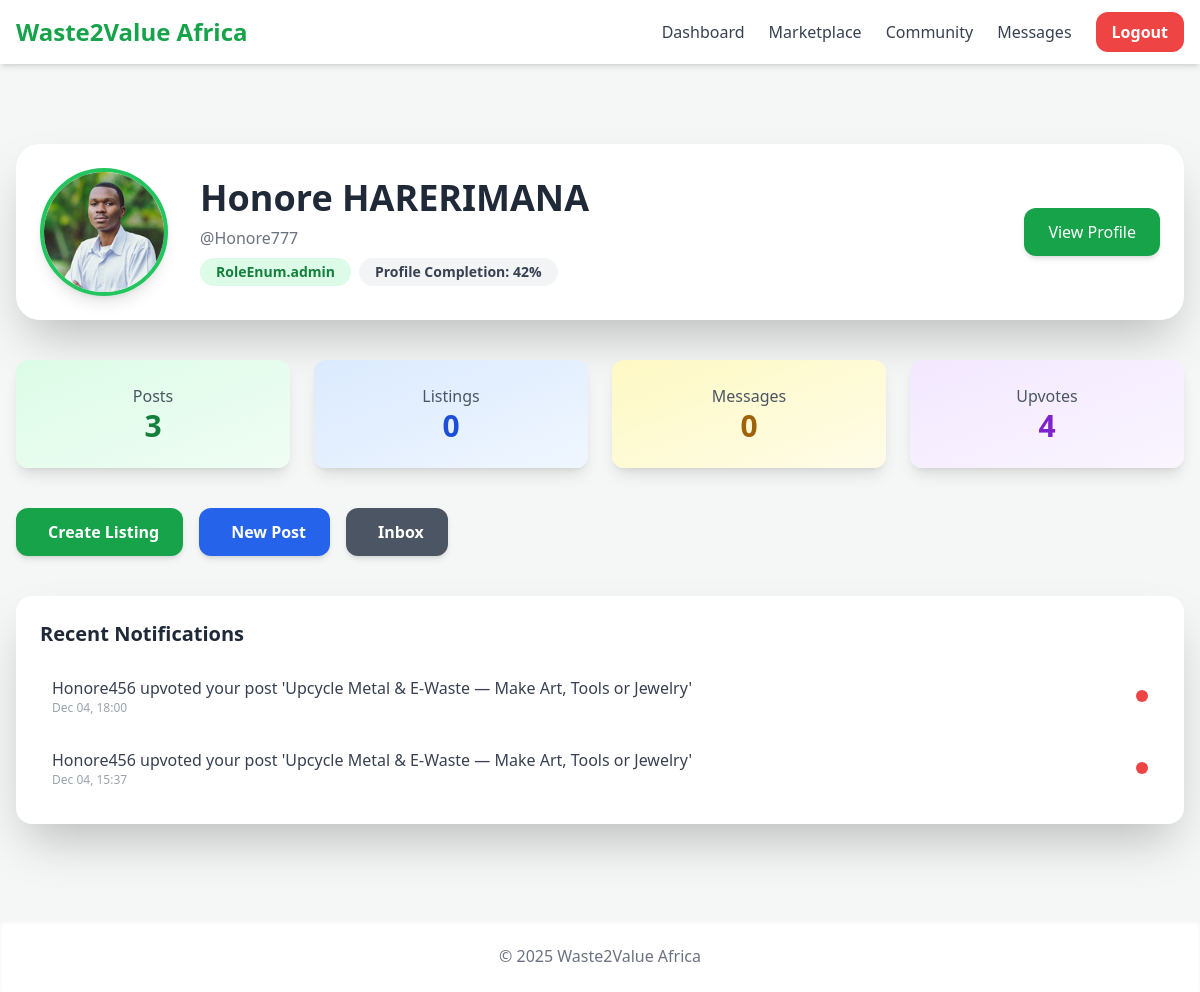
The app's page /dashboard (signed in) with its own data.
### models.py (models this page shows, shortened)
class TimestampMixin:
    created_at = db.Column(db.DateTime, default=datetime.utcnow, index=True)
    updated_at = db.Column(db.DateTime, default=datetime.utcnow, onupdate=datetime.utcnow)

class SoftDeleteMixin:
    is_deleted = db.Column(db.Boolean, default=False, index=True)

class User(db.Model, UserMixin, TimestampMixin, SoftDeleteMixin):
    __tablename__ = "users"
    id = db.Column(db.Integer, primary_key=True)
    username = db.Column(db.String(80), nullable=False, unique=True, index=True)
    email = db.Column(db.String(255), nullable=False, unique=True, index=True)
    _password = db.Column("password", db.String(255), nullable=False)
    role = db.Column(db.Enum(RoleEnum), nullable=False, default=RoleEnum.consumer, index=True)
    is_verified = db.Column(db.Boolean, default=False, index=True)
    full_name = db.Column(db.String(120), nullable=True)
    bio = db.Column(db.Text, nullable=True)
    location = db.Column(db.String(150), nullable=True, index=True)
    avatar_url = db.Column(db.String(512), nullable=True, default="/static/images/default-avatar.png")
    twitter = db.Column(db.String(255), nullable=True)
    instagram = db.Column(db.String(255), nullable=True)
    github = db.Column(db.String(255), nullable=True)
    last_seen = db.Column(db.DateTime, default=datetime.utcnow)
    avatar_url_filename = db.Column(db.String(255), nullable=True)
    updated_at = db.Column(db.DateTime, nullable=True)
    listings = db.relationship(
        "Listing",
        back_populates="owner",
        lazy="dynamic",
        cascade="all, delete-orphan"
    )
    posts = db.relationship(
        "Post",
        back_populates="author",
        lazy="dynamic",
        cascade="all, delete-orphan"
    )
    comments = db.relationship("Comment", back_populates="author", lazy="dynamic", cascade="all, delete-orphan")
    post_upvotes = db.relationship("PostUpvote", back_populates="user", lazy="dynamic", cascade="all, delete-orphan")
    notifications = db.relationship("Notification", back_populates="user", lazy="dynamic", cascade="all, delete-orphan")
    sent_messages = db.relationship("Message", back_populates="sender", lazy="dynamic", cascade="all, delete-orphan")
    conversations = db.relationship(
        "Conversation",
        secondary="conversation_participants",
        back_populates="participants",
        lazy="subquery"
    )
    @property
    def total_messages(self):
        return sum(conv.messages.count() if hasattr(conv.messages, 'count') else len(conv.messages) for conv in self.conversations)
    @property
    def total_upvotes_received(self):
        return sum(p.upvotes.count() for p in self.posts)
    @property
    def total_posts(self):
        return self.posts.count()
    @property
    def total_listings(self):
        return self.listings.count()
    @property
    def profile_completion(self):
        fields = [
            self.full_name,
            self.bio,
            self.location,
            self.avatar_url,
            self.twitter,
            self.instagram,
            self.github,
        ]
        filled = sum(
    1 for f in fields
    if f and str(f).strip() != "" and f != "/static/images/default-avatar.png"
)
        total = len(fields)
        return int(filled / total * 100) if total else 0

class Notification(db.Model):
    __tablename__ = "notifications"
    id = db.Column(db.Integer, primary_key=True)
    user_id = db.Column(db.Integer, db.ForeignKey("users.id", ondelete="CASCADE"), nullable=False, index=True)
    message = db.Column(db.String(255), nullable=False)
    link = db.Column(db.String(512), nullable=True)  # Optional link when clicked
    is_read = db.Column(db.Boolean, default=False, nullable=False)
    type = db.Column(db.Enum(NotificationTypeEnum), default=NotificationTypeEnum.info, nullable=False)
    icon = db.Column(db.String(100), nullable=True)  # Optional icon class (FontAwesome / Bootstrap)
    created_at = db.Column(db.DateTime, default=datetime.utcnow, nullable=False, index=True)
    user = db.relationship("User", back_populates="notifications", lazy="joined")

### routes.py (the view)
@dashboard_bp.route('/dashboard', endpoint='main_dashboard')
@login_required
def dashboard():
    user_id = current_user.id
    listings_count = Listing.query.filter_by(owner_id=user_id, is_active=True).count()
    posts_count = Post.query.filter_by(user_id=user_id, is_deleted=False).count()
    upvotes_count = (
        db.session.query(PostUpvote)
        .join(Post, PostUpvote.post_id == Post.id)
        .filter(Post.user_id == user_id)
        .count()
    )
    unread_messages_count = (
        db.session.query(Message)
        .join(Conversation, Message.conversation_id == Conversation.id)
        .join(conversation_participants, conversation_participants.c.conversation_id == Conversation.id)
        .filter(conversation_participants.c.user_id == user_id, Message.is_read == False)
        .count()
    )
    recent_listings = (
        Listing.query.filter_by(owner_id=user_id)
        .order_by(desc(Listing.created_at))
        .limit(3)
        .all()
    )
    recent_posts = (
        Post.query.filter_by(user_id=user_id, is_deleted=False)
        .order_by(desc(Post.created_at))
        .limit(3)
        .all()
    )
    recent_messages = (
        db.session.query(Message)
        .join(Conversation, Message.conversation_id == Conversation.id)
        .join(conversation_participants, conversation_participants.c.conversation_id == Conversation.id)
        .filter(conversation_participants.c.user_id == user_id)
        .order_by(desc(Message.created_at))
        .limit(5)
        .all()
    )
    return render_template(
        "dashboard.html",
        user=current_user,
        listings_count=listings_count,
        posts_count=posts_count,
        upvotes_count=upvotes_count,
        unread_messages_count=unread_messages_count,
        recent_listings=recent_listings,
        recent_posts=recent_posts,
        recent_messages=recent_messages,
    )

### routes_auth.py (called while the page is built)
@login_manager.user_loader
def load_user(user_id):
    return User.query.get(int(user_id))

### templates/dashboard.html (shortened to what this page needs)
{% extends "base.html" %}
{% block content %}
<div class="max-w-7xl mx-auto py-10 space-y-10">
    <div class="bg-white rounded-3xl shadow-2xl p-6 md:flex items-center gap-8 hover:shadow-3xl transition-transform transform hover:-translate-y-1">
        <div class="w-32 h-32 rounded-full overflow-hidden border-4 border-green-500 shadow-lg">
            <img src="{% if current_user.avatar_url_filename %}
                        {{ url_for('static', filename='uploads/avatars/' ~ current_user.avatar_url_filename) }}
                     {% else %}
                        {{ url_for('static', filename='uploads/avatars/default.png') }}
                     {% endif %}"
                 alt="{{ current_user.username }}" class="w-full h-full object-cover">
        </div>
        <div class="flex-1 space-y-2 text-center md:text-left">
            <h2 class="text-4xl font-extrabold text-gray-800">{{ current_user.full_name or current_user.username }}</h2>
            <p class="text-gray-500">@{{ current_user.username }}</p>
            <div class="mt-2 flex flex-wrap gap-2 justify-center md:justify-start">
                <span class="px-4 py-1 bg-green-100 text-green-700 rounded-full font-semibold text-sm">
                    {{ current_user.role }}
                </span>
                <span class="px-4 py-1 bg-gray-100 text-gray-700 rounded-full font-semibold text-sm">
                    Profile Completion: {{ current_user.profile_completion }}%
                </span>
            </div>
        </div>
        <div class="flex justify-center md:justify-end mt-4 md:mt-0">
            <a href="{{ url_for('profile.profile', username=current_user.username) }}"
               class="px-6 py-3 bg-green-600 text-white rounded-xl hover:bg-green-700 shadow-md hover:shadow-lg transition font-medium">
               View Profile
            </a>
        </div>
    </div>
    <div class="grid grid-cols-1 sm:grid-cols-2 md:grid-cols-4 gap-6">
        <div class="bg-gradient-to-br from-green-100 to-green-50 rounded-xl shadow-lg p-6 text-center hover:scale-105 transform transition">
            <p class="text-gray-600 font-medium">Posts</p>
            <p class="text-3xl font-bold text-green-700">{{ current_user.total_posts }}</p>
        </div>
        <div class="bg-gradient-to-br from-blue-100 to-blue-50 rounded-xl shadow-lg p-6 text-center hover:scale-105 transform transition">
            <p class="text-gray-600 font-medium">Listings</p>
            <p class="text-3xl font-bold text-blue-700">{{ current_user.total_listings }}</p>
        </div>
        <div class="bg-gradient-to-br from-yellow-100 to-yellow-50 rounded-xl shadow-lg p-6 text-center hover:scale-105 transform transition">
            <p class="text-gray-600 font-medium">Messages</p>
            <p class="text-3xl font-bold text-yellow-700">{{ current_user.total_messages }}</p>
        </div>
        <div class="bg-gradient-to-br from-purple-100 to-purple-50 rounded-xl shadow-lg p-6 text-center hover:scale-105 transform transition">
            <p class="text-gray-600 font-medium">Upvotes</p>
            <p class="text-3xl font-bold text-purple-700">{{ current_user.total_upvotes_received }}</p>
        </div>
    </div>
    <div class="flex flex-wrap gap-4 justify-center md:justify-start mt-6">
        <a href="{{ url_for('marketplace.create_listing') }}"
           class="px-6 py-3 bg-green-600 text-white rounded-xl hover:bg-green-700 shadow-md hover:shadow-lg transition font-semibold flex items-center gap-2">
             Create Listing
        </a>
        <a href="{{ url_for('community.ask_post') }}"
           class="px-6 py-3 bg-blue-600 text-white rounded-xl hover:bg-blue-700 shadow-md hover:shadow-lg transition font-semibold flex items-center gap-2">
            New Post
        </a>
        <a href="{{ url_for('messaging.conversations') }}"
           class="px-6 py-3 bg-gray-600 text-white rounded-xl hover:bg-gray-700 shadow-md hover:shadow-lg transition font-semibold flex items-center gap-2">
            Inbox
        </a>
    </div>
    <div class="bg-white rounded-2xl shadow-2xl p-6">
        <h3 class="text-xl font-bold text-gray-800 mb-4">Recent Notifications</h3>
        <ul class="space-y-2">
            {% for note in current_user.notifications.order_by(Notification.created_at.desc()).limit(5) %}
            <li class="p-3 rounded-lg hover:bg-gray-100 transition flex justify-between items-center">
                <div>
                    <span class="text-gray-700 font-medium">{{ note.message }}</span>
                    <p class="text-xs text-gray-400">{{ note.created_at.strftime("%b %d, %H:%M") }}</p>
                </div>
                {% if not note.is_read %}
                <span class="w-3 h-3 bg-red-500 rounded-full"></span>
                {% endif %}
            </li>
            {% else %}
            <li class="text-gray-500">No recent notifications</li>
            {% endfor %}
        </ul>
    </div>
</div>
{% endblock %}

### templates/base.html (style rules this page uses)
body { background-color: #f4f7f6; }

### records on screen
User: avatar_url_filename (picture), full_name "Honore HARERIMANA", username "Honore777", role "RoleEnum.admin", profile_completion "42"
Notification: message "Honore456 upvoted your post 'Upcycle Metal & E‑Waste — Make Art, Tools or Jewelry'", created_at "Dec 04, 18:00", is_read False (drawn)
Notification: message "Honore456 upvoted your post 'Upcycle Metal & E‑Waste — Make Art, Tools or Jewelry'", created_at "Dec 04, 15:37", is_read False (drawn)

### other values on screen
{{ current_user.total_posts }} "3"
{{ current_user.total_listings }} "0"
{{ current_user.total_messages }} "0"
{{ current_user.total_upvotes_received }} "4"
{{ current_year if current_year else '2025' }} "2025"
